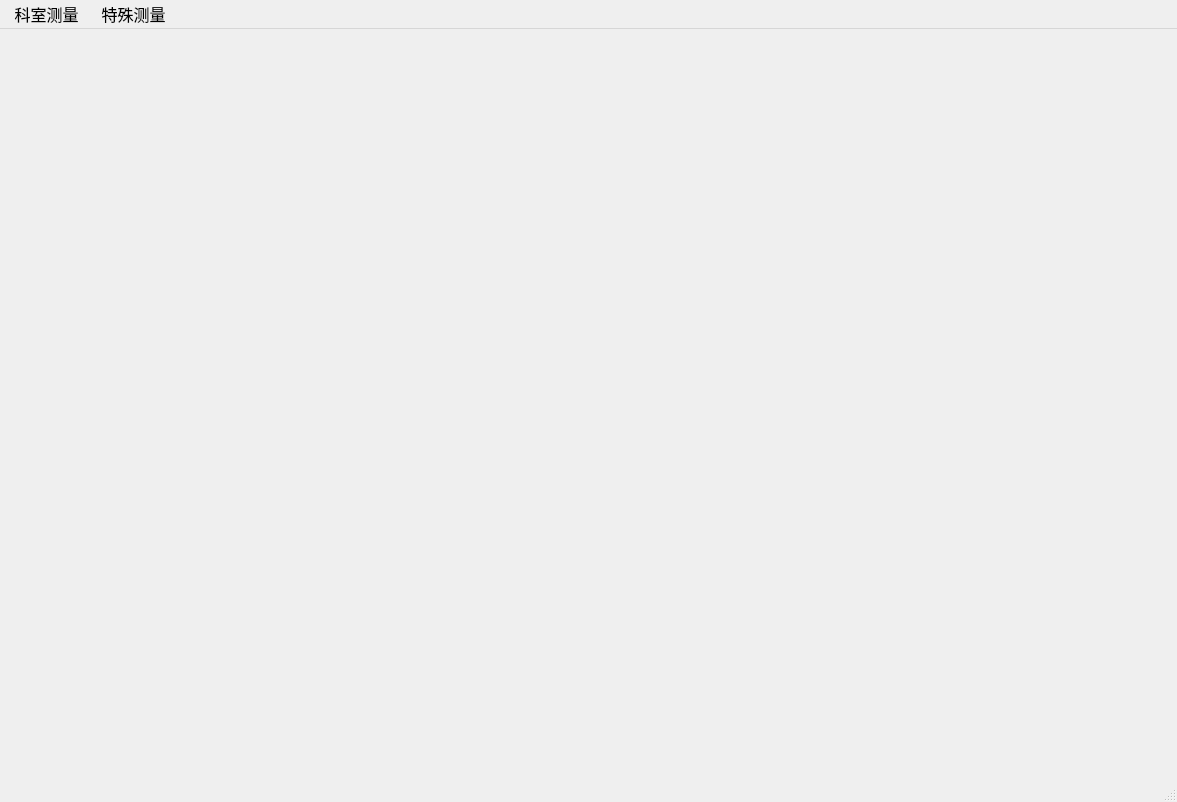
<?xml version="1.0" encoding="UTF-8"?>
<ui version="4.0">
 <class>MainWindow</class>
 <widget class="QMainWindow" name="MainWindow">
  <property name="geometry">
   <rect>
    <x>0</x>
    <y>0</y>
    <width>1177</width>
    <height>802</height>
   </rect>
  </property>
  <property name="windowTitle">
   <string>MainWindow</string>
  </property>
  <widget class="QWidget" name="centralwidget">
   <widget class="QStackedWidget" name="stackedWidget">
    <property name="geometry">
     <rect>
      <x>0</x>
      <y>0</y>
      <width>1151</width>
      <height>731</height>
     </rect>
    </property>
    <property name="font">
     <font>
      <pointsize>9</pointsize>
     </font>
    </property>
    <widget class="Abd" name="page_abd"/>
    <widget class="Ob" name="page_ob"/>
    <widget class="Gyn" name="page_gyn"/>
    <widget class="Card" name="page_card"/>
    <widget class="Vas" name="page_vas"/>
    <widget class="Uro" name="page_uro"/>
    <widget class="Smp" name="page_smp"/>
    <widget class="Ped" name="page_ped"/>
    <widget class="ZScore" name="page_zscore"/>
    <widget class="GA" name="page_ga"/>
   </widget>
  </widget>
  <widget class="QMenuBar" name="menubar">
   <property name="geometry">
    <rect>
     <x>0</x>
     <y>0</y>
     <width>1177</width>
     <height>27</height>
    </rect>
   </property>
   <property name="font">
    <font>
     <pointsize>12</pointsize>
    </font>
   </property>
   <widget class="QMenu" name="menu">
    <property name="font">
     <font>
      <pointsize>11</pointsize>
     </font>
    </property>
    <property name="title">
     <string> 科室测量 </string>
    </property>
    <addaction name="menu_abd"/>
    <addaction name="menu_ob"/>
    <addaction name="menu_gyn"/>
    <addaction name="menu_card"/>
    <addaction name="menu_vas"/>
    <addaction name="menu_uro"/>
    <addaction name="menu_smp"/>
    <addaction name="menu_ped"/>
   </widget>
   <widget class="QMenu" name="menu_2">
    <property name="title">
     <string> 特殊测量 </string>
    </property>
    <addaction name="menu_zscore"/>
    <addaction name="menu_ga"/>
   </widget>
   <addaction name="menu"/>
   <addaction name="menu_2"/>
  </widget>
  <widget class="QStatusBar" name="statusbar"/>
  <action name="menu_abd">
   <property name="text">
    <string>腹部</string>
   </property>
  </action>
  <action name="menu_ob">
   <property name="text">
    <string>产科</string>
   </property>
  </action>
  <action name="menu_gyn">
   <property name="text">
    <string>妇科</string>
   </property>
  </action>
  <action name="menu_card">
   <property name="text">
    <string>心脏</string>
   </property>
  </action>
  <action name="menu_vas">
   <property name="text">
    <string>血管</string>
   </property>
  </action>
  <action name="menu_uro">
   <property name="text">
    <string>泌尿</string>
   </property>
  </action>
  <action name="menu_smp">
   <property name="text">
    <string>小器官</string>
   </property>
  </action>
  <action name="menu_ped">
   <property name="text">
    <string>儿科</string>
   </property>
  </action>
  <action name="menu_zscore">
   <property name="text">
    <string>心脏Z评分</string>
   </property>
  </action>
  <action name="menu_ga">
   <property name="text">
    <string>产科孕龄</string>
   </property>
  </action>
 </widget>
 <customwidgets>
  <customwidget>
   <class>Smp</class>
   <extends>QWidget</extends>
   <header>depart.Smp</header>
   <container>1</container>
  </customwidget>
  <customwidget>
   <class>Abd</class>
   <extends>QWidget</extends>
   <header>depart.Abd</header>
   <container>1</container>
  </customwidget>
  <customwidget>
   <class>Gyn</class>
   <extends>QWidget</extends>
   <header>depart.Gyn</header>
   <container>1</container>
  </customwidget>
  <customwidget>
   <class>Card</class>
   <extends>QWidget</extends>
   <header>depart.Card</header>
   <container>1</container>
  </customwidget>
  <customwidget>
   <class>Vas</class>
   <extends>QWidget</extends>
   <header>depart.Vas</header>
   <container>1</container>
  </customwidget>
  <customwidget>
   <class>Ob</class>
   <extends>QWidget</extends>
   <header>depart.Ob</header>
   <container>1</container>
  </customwidget>
  <customwidget>
   <class>Uro</class>
   <extends>QWidget</extends>
   <header>depart.Uro</header>
   <container>1</container>
  </customwidget>
  <customwidget>
   <class>Ped</class>
   <extends>QWidget</extends>
   <header>depart.Ped</header>
   <container>1</container>
  </customwidget>
  <customwidget>
   <class>ZScore</class>
   <extends>QWidget</extends>
   <header>depart.Card</header>
   <container>1</container>
  </customwidget>
  <customwidget>
   <class>GA</class>
   <extends>QWidget</extends>
   <header>depart.Ob</header>
   <container>1</container>
  </customwidget>
 </customwidgets>
 <resources/>
 <connections/>
</ui>
